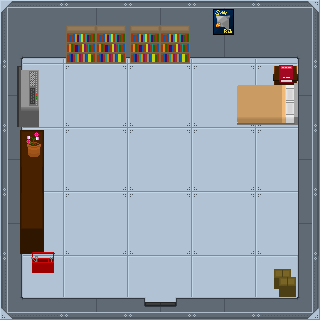

The image is a tile-based game level rendered from a .tmx file. Its description and complete source (layers, tilesets, objects, tile grids) follow:
An orthogonal 5x5 tile map with 64x64 px tiles, 7 tile layers (floor, walls, objects, obs2, ...), 2 tilesets and 12 objects.

<map version="1.2" tiledversion="1.2.2" orientation="orthogonal" renderorder="left-down" width="5" height="5" tilewidth="64" tileheight="64" infinite="0" nextlayerid="14" nextobjectid="21">
 <tileset firstgid="1" source="BlueDolphinStructuralTiles.tsx" />
 <tileset firstgid="82" source="DetailTiles.tsx" />
 <layer id="7" name="floor" width="5" height="5">
  <data encoding="csv">
19,19,19,19,19,
19,19,19,19,19,
19,19,19,19,19,
19,19,19,19,19,
19,19,19,19,19
</data>
 </layer>
 <layer id="8" name="walls" width="5" height="5">
  <data encoding="csv">
23,28,28,28,60,
31,0,0,0,63,
31,0,0,0,63,
31,0,0,0,63,
68,65,38,65,69
</data>
 </layer>
 <layer id="9" name="objects" width="5" height="5">
  <data encoding="csv">
0,89,89,105,0,
0,0,0,124,125,
142,0,0,0,0,
154,0,0,0,0,
0,0,0,0,0
</data>
 </layer>
 <layer id="10" name="obs2" width="5" height="5">
  <data encoding="csv">
0,0,0,0,0,
110,0,0,0,0,
86,0,0,0,0,
0,0,0,0,0,
0,0,0,0,0
</data>
 </layer>
 <layer id="11" name="tools" width="5" height="5" offsetx="-52" offsety="-36">
  <data encoding="csv">
0,0,0,0,0,
0,0,0,0,0,
0,0,0,0,0,
0,0,0,0,0,
0,145,0,0,0
</data>
 </layer>
 <layer id="12" name="boxes" width="5" height="5" offsetx="-4" offsety="-11">
  <data encoding="csv">
0,0,0,0,0,
0,0,0,0,0,
0,0,0,0,0,
0,0,0,0,0,
0,0,0,0,134
</data>
 </layer>
 <layer id="13" name="torah" width="5" height="5" offsetx="-2" offsety="-22">
  <data encoding="csv">
0,0,0,0,0,
0,0,0,0,126,
0,0,0,0,0,
0,0,0,0,0,
0,0,0,0,0
</data>
 </layer>
 <objectgroup id="5" name="collisions" visible="0">
  <object id="1" x="-0.666667" y="-1" width="322.667" height="58" />
  <object id="4" x="0" y="11" width="21" height="309.667" />
  <object id="7" x="298.5" y="28.5" width="22" height="291.5" />
  <object id="8" x="0.333333" y="306.5" width="321.167" height="14.5" />
  <object id="9" x="176.333" y="298" width="123.667" height="10" />
  <object id="10" x="17" y="298" width="127" height="10.6667" />
  <object id="11" x="65.3333" y="57" width="124.667" height="6.33333" />
  <object id="12" x="20.6667" y="129.667" width="22.6667" height="124.333" />
  <object id="17" x="297.5" y="73.8291">
   <polygon points="0,0 1.5,-9.82068 -23.25,-10.0791 -25.25,10.0791 -61,9.82068 -60.75,49.8787 -60.75,51.1709 2.25,50.654" />
  </object>
  <object id="18" x="17.25" y="68.75">
   <polygon points="0,0 21.5,1 21.5,58 -4.25,58.75" />
  </object>
  <object id="19" x="32" y="252.75">
   <polygon points="0,0 -0.25,20.25 22.25,20 23,-0.5 17,-1" />
  </object>
  <object id="20" x="299" y="268.5">
   <polygon points="0,0 -25.5,0.25 -24.75,20 -20,20 -19.75,30.5 3.5,28.5" />
  </object>
 </objectgroup>
</map>
